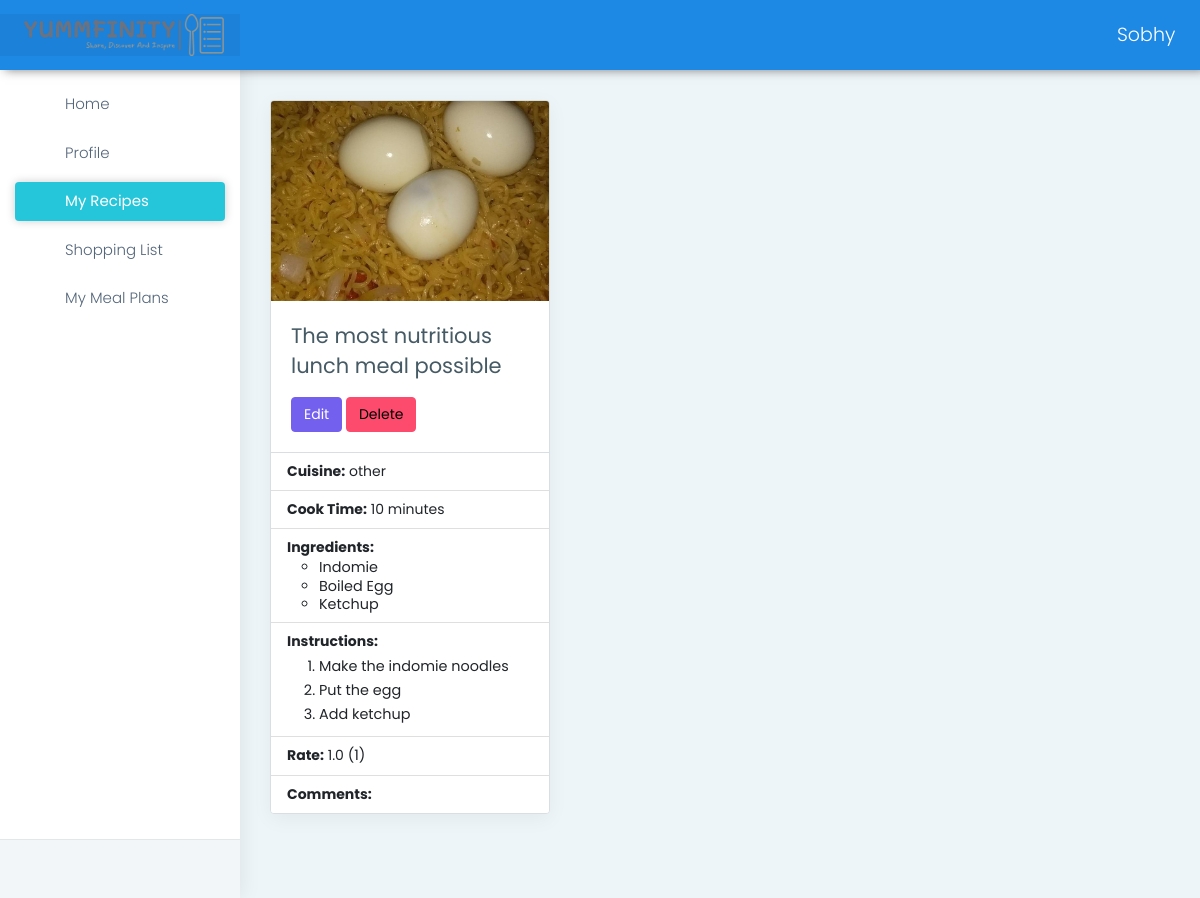
The app's page /my_recipes (signed in), older data.
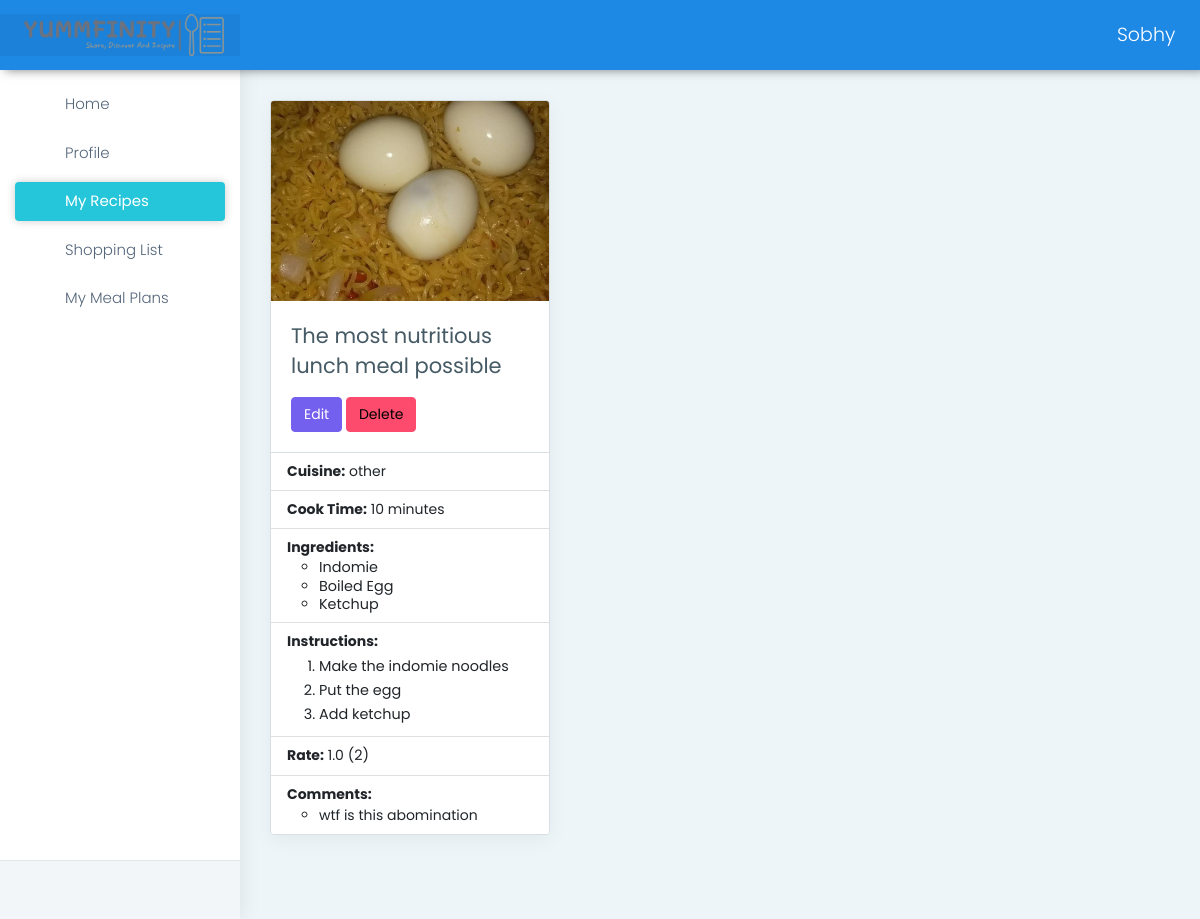
The same page, newer data.
### apps/authentication/models.py (models this page shows, shortened)
class User(db.Model, UserMixin):
    id = db.Column(db.Integer, primary_key=True)
    username = db.Column(db.String(64), unique=True)
    email = db.Column(db.String(64), unique=True)
    password = db.Column(db.LargeBinary)
    recipes = db.relationship('Recipe', backref='user')
    ratings = db.relationship('Rating', backref='user')
    comments = db.relationship('Comment', backref='user')
    profile = db.relationship("UserProfile", uselist=False, back_populates="user")
    activities = db.relationship('UserActivity', back_populates='user', lazy=True)
    followers = db.relationship('Follow', foreign_keys=[Follow.followed_id], back_populates='followed', lazy='dynamic', cascade='all, delete-orphan')
    following = db.relationship('Follow', foreign_keys=[Follow.follower_id], back_populates='follower', lazy='dynamic', cascade='all, delete-orphan')
    shopping_list = db.relationship('ShoppingList', backref='user', lazy=True, cascade='all, delete-orphan')
    meal_plan = db.relationship('MealPlan', backref='user', lazy=True, cascade='all, delete-orphan')

class Recipe(db.Model):
    id = db.Column(db.Integer, primary_key=True)
    cuisine = db.Column(db.String(64))
    name = db.Column(db.String(64))
    description = db.Column(db.Text, nullable=False)
    user_id = db.Column(db.Integer, db.ForeignKey('user.id'), nullable=False)
    cooking_time = db.Column(db.Integer, nullable=False)
    cuisine = db.Column(db.String(64), nullable=False)
    image = db.Column(db.String(255), nullable=True)
    ingredients = db.relationship('Ingredient', backref='recipe', lazy=True, cascade='all, delete-orphan')
    instructions = db.relationship('Instruction', backref='recipe', lazy=True, cascade='all, delete-orphan')
    ratings = db.relationship('Rating', backref='recipe', lazy=True, cascade='all, delete-orphan')
    comments = db.relationship('Comment', backref='recipe', lazy=True, cascade='all, delete-orphan')
    activities = db.relationship('UserActivity', back_populates='recipe', lazy=True, cascade='all, delete-orphan')

class Ingredient(db.Model):
    id = db.Column(db.Integer, primary_key=True)
    name = db.Column(db.String(64), unique=True)
    recipe_id = db.Column(db.Integer, db.ForeignKey('recipe.id'), nullable=False)

class Instruction(db.Model):
    id = db.Column(db.Integer, primary_key=True)
    method = db.Column(db.String(), unique=True)
    recipe_id = db.Column(db.Integer, db.ForeignKey('recipe.id'), nullable=False)

class Comment(db.Model):
    id = db.Column(db.Integer, primary_key=True)
    content = db.Column(db.Text, nullable=False)
    timestamp = db.Column(db.DateTime, default=datetime.now)
    user_id = db.Column(db.Integer, db.ForeignKey('user.id'), nullable=False)
    recipe_id = db.Column(db.Integer, db.ForeignKey('recipe.id'), nullable=False)
    timestamp = db.Column(db.DateTime, default=datetime.now)
    activities = db.relationship('UserActivity', back_populates='comment', lazy=True)

### apps/home/routes.py (the view)
@blueprint.route('/my_recipes', methods=['GET', 'POST'])
@login_required
def my_recipes():
    recipes = Recipe.query.filter_by(user_id= current_user.id).all()
    full_recipes_data = []
    for recipe in recipes:
        comments = Comment.query.filter_by(recipe_id=recipe.id).all()
        rates = Rating.query.filter_by(recipe_id=recipe.id).all()
        avg_rating = None if not rates else sum(rate.rating for rate in rates) / len(rates)
        instructions = Instruction.query.filter_by(recipe_id=recipe.id).all()
        ingredients = Ingredient.query.filter_by(recipe_id=recipe.id).all()
        full_recipes_data.append({
            'id': recipe.id,
            'name': recipe.name,
            'image': recipe.image,
            'cooking_time': recipe.cooking_time,
            'cuisine': recipe.cuisine,
            'comments': comments,
            'rate': avg_rating,
            'rate_count': len(rates),
            'instructions': instructions,
            'ingredients': ingredients
        })
    return render_template('home/my_recipes.html', recipes= full_recipes_data)

### apps/__init__.py (called while the page is built)
def configure_database(app):
    @app.before_first_request
    def initialize_database():
        db.create_all()
    @app.teardown_request
    def shutdown_session(exception=None):
        db.session.remove()

### apps/authentication/models.py (called while the page is built)
@login_manager.user_loader
def user_loader(id):
    return User.query.filter_by(id=id).first()

### apps/templates/home/my_recipes.html (shortened to what this page needs)
{% extends "layouts/base.html" %}
{% block stylesheets %}
<link href="https://cdn.jsdelivr.net/npm/bootstrap@5.3.0-alpha1/dist/css/bootstrap.min.css" rel="stylesheet">
{% endblock stylesheets %}
{% block content %}
<div class="container-fluid">
    <div class="row">
        {%if recipes|length == 0%}
        <div class="col-md-12">
            <div class="alert alert-info" role="alert">
                <h4 class="alert-heading">No Recipes Found!</h4>
                <p>It seems you have not added any recipes yet. Click the button below to add your first recipe.</p>
                <hr>
                <a href="{{ url_for('home_blueprint.create_recipe') }}" class="btn btn-primary">Add Recipe</a>
            </div>
        {%else%}
        {% for recipe in recipes %}
        <div class="col-md-6 col-lg-4 mb-4">
            <div class="card">
                {% if recipe.image %}
                <img src="{{ url_for('static', filename='assets/images/' + recipe.image) }}" class="card-img-top" alt="{{ recipe.name }}">
                {% endif %}
                <div class="card-body">
                    <h5 class="card-title">{{ recipe.name }}</h5>
                    <a href="{{ url_for('home_blueprint.edit_recipe', recipe_id=recipe.id) }}" class="btn btn-primary">Edit</a>
                    <form action="{{ url_for('home_blueprint.delete_recipe', id=recipe.id) }}" method="post" class="d-inline">
                        <button type="submit" class="btn btn-danger" onclick="return confirm('Are you sure you want to delete this recipe?')">Delete</button>
                    </form>
                </div>
                <ul class="list-group list-group-flush">
                    <li class="list-group-item"><strong>Cuisine:</strong> {{ recipe.cuisine }}</li>
                    <li class="list-group-item"><strong>Cook Time:</strong> {{ recipe.cooking_time }} minutes</li>
                    <li class="list-group-item"><strong>Ingredients:</strong>
                        <ul>
                            {% for ingredient in recipe.ingredients %}
                            <li class="ingredient">{{ ingredient.name }}</li>
                            {% endfor %}
                        </ul>
                    </li>
                    <li class="list-group-item"><strong>Instructions:</strong>
                        <ol>
                            {% for instruction in recipe.instructions %}
                            <li class="instruction">{{ instruction.method }}</li>
                            {% endfor %}
                        </ol>
                    </li>
                    <li class="list-group-item"><strong>Rate:</strong> {{ recipe.rate }} <span class="rate-count">({{ recipe.rate_count }})</span></li>
                    <li class="list-group-item"><strong>Comments:</strong>
                        <ul>
                            {% for comment in recipe.comments %}
                            <li>{{ comment.content }}</li>
                            {% endfor %}
                        </ul>
                    </li>
                </ul>
            </div>
        </div>
        {% endfor %}
        {%endif%}
    </div>
</div>
{% endblock content %}

### apps/templates/layouts/base.html (shortened to what this page needs)
<!DOCTYPE html>
<html dir="ltr" lang="en">
<head>
    {% block stylesheets %}{% endblock stylesheets %}
    <link href="{{ config.ASSETS_ROOT }}/css/style.min.css" rel="stylesheet">
</head>
<body>
    <div id="main-wrapper" data-layout="vertical" data-navbarbg="skin6" data-sidebartype="full"
        data-sidebar-position="absolute" data-header-position="absolute" data-boxed-layout="full">
        {% include 'includes/navigation.html' %}
        {% include 'includes/sidebar.html' %}
        <div class="page-wrapper">
            {% block content %}{% endblock content %}
        </div>
    </div>
</body>
</html>

### apps/templates/includes/navigation.html (shortened to what this page needs)
<header class="topbar" data-navbarbg="skin6">
    <nav class="navbar top-navbar navbar-expand-md navbar-dark">
        <div class="navbar-header" data-logobg="skin6">
            <a class="navbar-brand ms-4" href="/">
                <img src="{{ config.ASSETS_ROOT }}/images/logo-no-background.png" alt="homepage" class="dark-logo" style="width: 200px; height: auto;" />
            </a>
        </div>
        <div class="navbar-collapse collapse" id="navbarSupportedContent" data-navbarbg="skin5">
            <ul class="navbar-nav">
                <li class="nav-item dropdown">
                    <a class="nav-link dropdown-toggle text-muted waves-effect waves-dark" href="#" id="navbarDropdown" role="button" data-bs-toggle="dropdown" aria-expanded="false">
                        {{ current_user.username }}
                    </a>
                </li>
            </ul>
        </div>
    </nav>
</header>

### apps/templates/includes/sidebar.html
<aside class="left-sidebar" data-sidebarbg="skin6">
    <div class="scroll-sidebar">
        <nav class="sidebar-nav">
            <ul id="sidebarnav">
                <li class="sidebar-item"> <a class="sidebar-link waves-effect waves-dark sidebar-link"
                        href="/" aria-expanded="false"><i class="mdi me-2 mdi-home"></i><span
                            class="hide-menu">Home</span></a></li>
                <li class="sidebar-item"> <a class="sidebar-link waves-effect waves-dark sidebar-link"
                        href="/my_profile" aria-expanded="false">
                        <i class="mdi me-2 mdi-account-check"></i><span class="hide-menu">Profile</span></a>
                </li>
                <li class="sidebar-item"> <a class="sidebar-link waves-effect waves-dark sidebar-link"
                        href="/my_recipes" aria-expanded="false"><i class="mdi me-2 mdi-book"></i><span
                            class="hide-menu">My Recipes</span></a>
                </li>
                <li class="sidebar-item"> <a class="sidebar-link waves-effect waves-dark sidebar-link"
                        href="/shopping_list" aria-expanded="false"><i class="mdi me-2 mdi-cart"></i><span
                            class="hide-menu">Shopping List</span></a>
                </li>
                <li class="sidebar-item"> <a class="sidebar-link waves-effect waves-dark sidebar-link"
                    href="/my_meal_plan" aria-expanded="false"><i class="mdi me-2 mdi-calendar"></i><span
                        class="hide-menu">My Meal Plans</span></a>
                </li>
            </ul>
        </nav>
    </div>
    <div class="sidebar-footer">
        <div class="row">
            <div class="col-4 link-wrap">
                <a href="{{ url_for('authentication_blueprint.logout') }}" class="link" data-toggle="tooltip" title="" data-original-title="Logout"><i
                        class="mdi mdi-power"></i></a>
            </div>
        </div>
    </div>
</aside>

### apps/templates/home/my_recipes.html (style rules this page uses)
.card { border-radius: 10px; overflow: hidden; box-shadow: 0 0.5rem 1rem rgba(0, 0, 0, 0.15); }
.card img { height: 200px; object-fit: cover; }
.card-body { position: relative; }
.card-title { font-size: 1.5rem; font-weight: bold; }
.ingredient, .instruction { font-size: 0.9rem; line-height: 1.3; }
.rate-count { font-size: 0.9rem; }

Row changes from the older to the newer data that the page shows:
computed for Recipe "The most nutritious lunch meal possible": rate_count "1" → "2"
added Comment: content "wtf is this abomination"
